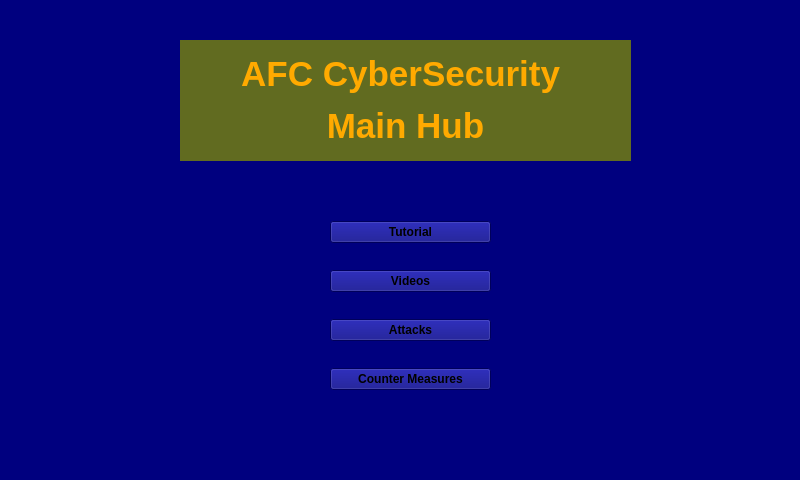
<?xml version="1.0" encoding="UTF-8"?>
<ui version="4.0">
 <class>MainWindow</class>
 <widget class="QMainWindow" name="MainWindow">
  <property name="geometry">
   <rect>
    <x>0</x>
    <y>0</y>
    <width>800</width>
    <height>480</height>
   </rect>
  </property>
  <property name="cursor">
   <cursorShape>ArrowCursor</cursorShape>
  </property>
  <property name="windowTitle">
   <string>MainWindow</string>
  </property>
  <property name="styleSheet">
   <string notr="true">background-color: rgb(0, 0, 127);</string>
  </property>
  <widget class="QWidget" name="centralwidget">
   <property name="styleSheet">
    <string notr="true"/>
   </property>
   <widget class="QWidget" name="verticalLayoutWidget">
    <property name="geometry">
     <rect>
      <x>180</x>
      <y>40</y>
      <width>451</width>
      <height>121</height>
     </rect>
    </property>
    <layout class="QVBoxLayout" name="verticalLayout">
     <item>
      <widget class="QLabel" name="label">
       <property name="styleSheet">
        <string notr="true">background-color: rgb(97, 107, 32);</string>
       </property>
       <property name="text">
        <string>&lt;html&gt;&lt;head/&gt;&lt;body&gt;&lt;p align=&quot;center&quot;&gt;&lt;span style=&quot; font-size:26pt; font-weight:600; color:#ffaa00;&quot;&gt;AFC CyberSecurity &lt;/span&gt;&lt;/p&gt;&lt;p align=&quot;center&quot;&gt;&lt;span style=&quot; font-size:26pt; font-weight:600; color:#ffaa00;&quot;&gt;Main Hub&lt;/span&gt;&lt;/p&gt;&lt;/body&gt;&lt;/html&gt;</string>
       </property>
      </widget>
     </item>
    </layout>
   </widget>
   <widget class="QWidget" name="verticalLayoutWidget_2">
    <property name="geometry">
     <rect>
      <x>330</x>
      <y>200</y>
      <width>161</width>
      <height>211</height>
     </rect>
    </property>
    <layout class="QVBoxLayout" name="verticalLayout_2">
     <item>
      <widget class="QPushButton" name="Tutorial_Button">
       <property name="font">
        <font>
         <weight>75</weight>
         <bold>true</bold>
        </font>
       </property>
       <property name="styleSheet">
        <string notr="true">border-image: url(:/Images/Imagefiles/orangebutton.png);</string>
       </property>
       <property name="text">
        <string>Tutorial</string>
       </property>
      </widget>
     </item>
     <item>
      <widget class="QPushButton" name="Videos_Button">
       <property name="font">
        <font>
         <weight>75</weight>
         <bold>true</bold>
        </font>
       </property>
       <property name="styleSheet">
        <string notr="true">border-image: url(:/Images/Imagefiles/orangebutton.png);</string>
       </property>
       <property name="text">
        <string>Videos</string>
       </property>
      </widget>
     </item>
     <item>
      <widget class="QPushButton" name="Attacks_Button">
       <property name="font">
        <font>
         <weight>75</weight>
         <bold>true</bold>
        </font>
       </property>
       <property name="styleSheet">
        <string notr="true">border-image: url(:/Images/Imagefiles/orangebutton.png);</string>
       </property>
       <property name="text">
        <string>Attacks</string>
       </property>
      </widget>
     </item>
     <item>
      <widget class="QPushButton" name="Counter_Button">
       <property name="font">
        <font>
         <weight>75</weight>
         <bold>true</bold>
        </font>
       </property>
       <property name="styleSheet">
        <string notr="true">border-image: url(:/Images/Imagefiles/orangebutton.png);</string>
       </property>
       <property name="text">
        <string>Counter Measures</string>
       </property>
      </widget>
     </item>
    </layout>
   </widget>
   <widget class="QWidget" name="horizontalLayoutWidget">
    <property name="geometry">
     <rect>
      <x>120</x>
      <y>210</y>
      <width>171</width>
      <height>171</height>
     </rect>
    </property>
    <layout class="QHBoxLayout" name="horizontalLayout">
     <item>
      <widget class="QWidget" name="widget" native="true">
       <property name="styleSheet">
        <string notr="true">border-image: url(:/Images/Imagefiles/uteplogo.jpeg);</string>
       </property>
      </widget>
     </item>
    </layout>
   </widget>
   <widget class="QWidget" name="horizontalLayoutWidget_2">
    <property name="geometry">
     <rect>
      <x>529</x>
      <y>199</y>
      <width>181</width>
      <height>191</height>
     </rect>
    </property>
    <layout class="QHBoxLayout" name="horizontalLayout_2">
     <item>
      <widget class="QWidget" name="widget_2" native="true">
       <property name="styleSheet">
        <string notr="true">border-image: url(:/Images/Imagefiles/afc.jpeg);</string>
       </property>
      </widget>
     </item>
    </layout>
   </widget>
  </widget>
  <widget class="QStatusBar" name="statusbar"/>
 </widget>
 <resources>
  <include location="Resources.qrc"/>
 </resources>
 <connections/>
</ui>
